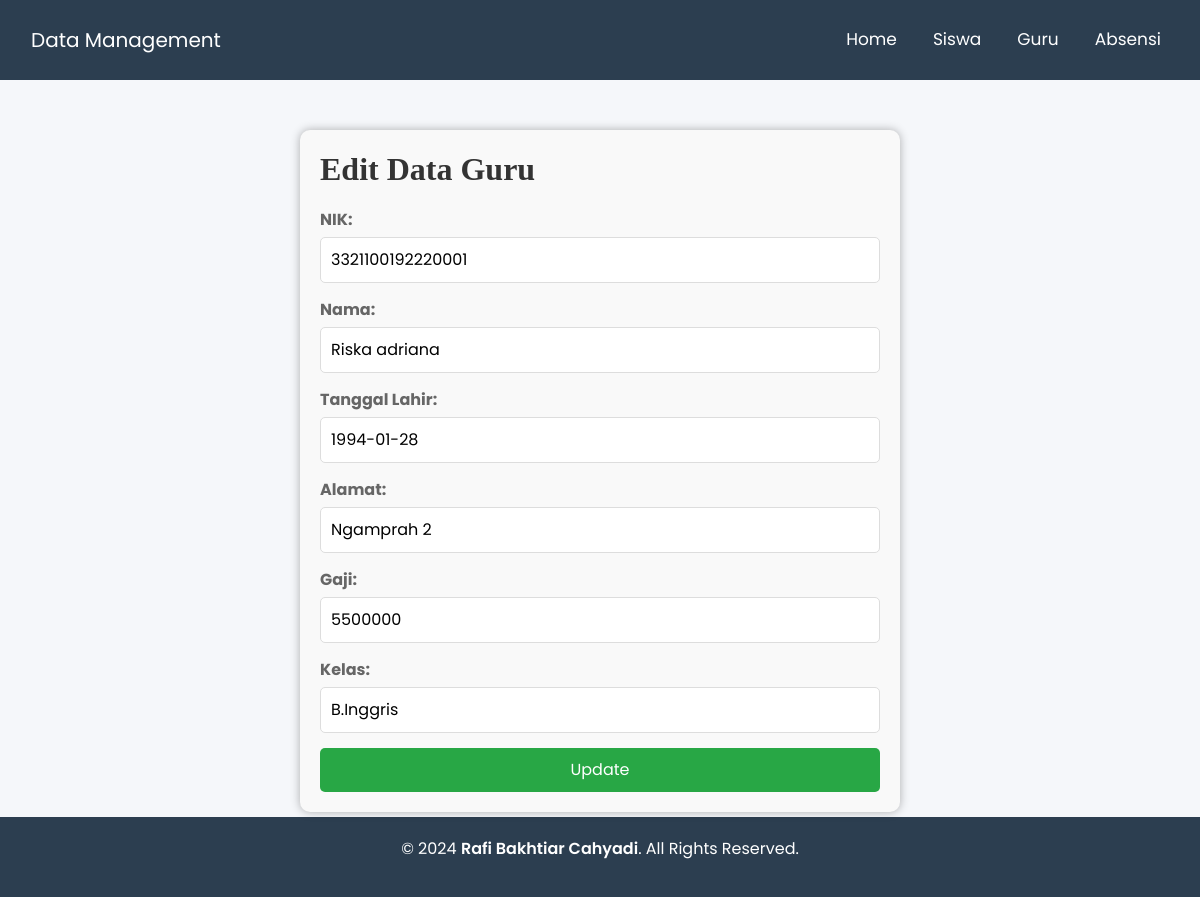
The page /editData2.php?kode=3321100192220001 on the database its author committed.
### tables this page shows
CREATE TABLE `guru` (
  `NIK` varchar(25) NOT NULL,
  `Nama` varchar(20) NOT NULL,
  `Tglahir` date NOT NULL,
  `Alamat` varchar(150) NOT NULL,
  `Gaji` varchar(15) NOT NULL,
  `Kelas` varchar(15) NOT NULL
);

### editData2.php (the view, shortened to what this page needs)
<?php
$koneksi = mysqli_connect("localhost", "root", "", "raficahyadi_presensi");
$NIK = isset($_GET['kode']) ? $_GET['kode'] : '';
if ($NIK) {
    $query = "SELECT * FROM guru WHERE NIK = '$NIK'";
    $result = mysqli_query($koneksi, $query);
    if ($result && mysqli_num_rows($result) > 0) {
        $row = mysqli_fetch_assoc($result);
        $Nama = $row['Nama'];
        $Tglahir = $row['Tglahir'];
        $Alamat = $row['Alamat'];
        $Gaji = $row['Gaji'];
        $Kelas = $row['Kelas'];
    } else {
        echo "Data tidak ditemukan.";
        exit;
    }
}
?>
<!DOCTYPE html>
<html lang="en">
<head>
  <link href="https://cdnjs.cloudflare.com/ajax/libs/bootstrap/5.3.0/css/bootstrap.min.css" rel="stylesheet">
  <link href="css/style.css" rel="stylesheet" />
</head>
<body>
<div class="wrapper">
    <nav class="navbar navbar-expand-lg">
      <div class="container-fluid">
        <a class="navbar-brand" href="#">Data Management</a>
        <div class="collapse navbar-collapse" id="navbarNav">
          <ul class="navbar-nav ms-auto">
            <li class="nav-item"><a class="nav-link active" href="home.php">Home</a></li>
            <li class="nav-item"><a class="nav-link" href="Siswa.php">Siswa</a></li>
            <li class="nav-item"><a class="nav-link" href="Guru.php">Guru</a></li>
            <li class="nav-item"><a class="nav-link" href="Absensi.php">Absensi</a></li>
          </ul>
        </div>
      </div>
    </nav>
    <div class="d-flex flex-column align-items-center justify-content-center" style="min-height: 400px">
        <div class="edit-form-container">
            <h2>Edit Data Guru</h2>
            <form action="editData2.php?kode=<?php echo $NIK; ?>" method="post">
                <label for="new_NIK">NIK:</label>
                <input type="text" id="new_NIK" name="new_NIK" value="<?php echo $NIK; ?>" readonly>
                <label for="Nama">Nama:</label>
                <input type="text" id="Nama" name="Nama" value="<?php echo $Nama; ?>">
                <label for="Kelas">Tanggal Lahir:</label>
                <input type="text" id="Tglahir" name="Tglahir" value="<?php echo $Tglahir; ?>">
                <label for="Alamat">Alamat:</label>
                <input type="text" id="Alamat" name="Alamat" value="<?php echo $Alamat; ?>">
                <label for="Gaji">Gaji:</label>
                <input type="text" id="Gaji" name="Gaji" value="<?php echo $Gaji; ?>">
                <label for="Kelas">Kelas:</label>
                <input type="text" id="Kelas" name="Kelas" value="<?php echo $Kelas; ?>">
                <input type="submit" name="submit" value="Update">
            </form>
        </div>
    </div>
</div>
    <footer class="footer">
      <p>&copy; 2024 <a href="#">Rafi Bakhtiar Cahyadi</a>. All Rights Reserved.</p>
    </footer>
</body>
</html>

### editData2.php (style rules this page uses)
body, html { font-family: 'Poppins', sans-serif; background-color: #f5f7fa; margin: 0; height: 100%; }
.navbar { background-color: #2c3e50; min-height: 10vh; }
.nav-link { font-size: 17px; margin-left: 20px; }
.navbar-brand, .nav-link { color: white !important; }
.wrapper { display: flex; flex-direction: column; min-height: 100vh; }
.footer { background-color: #2c3e50; color: white; padding: 20px 0; text-align: center; margin-top: -45px; }
footer a { color: #fff; text-decoration: none; font-weight: 600; }
.edit-form-container { background-color: #f9f9f9; padding: 20px; border-radius: 10px; box-shadow: 0px 0px 10px rgba(0, 0, 0, 0.3); max-width: 600px; margin: 50px auto; }
.edit-form-container h2 { color: #333; margin-bottom: 20px; }
.edit-form-container label { font-weight: bold; margin-bottom: 5px; }
.edit-form-container input[type="text"] { width: 100%; padding: 10px; margin-bottom: 15px; border: 1px solid #ddd; border-radius: 5px; }
.edit-form-container input[type="submit"] { background-color: #28a745; color: white; padding: 10px 20px; border: none; cursor: pointer; border-radius: 5px; width: 100%; }

### rows shown on the page
guru: Nama "Riska adriana", Tglahir "1994-01-28", Alamat "Ngamprah 2", Gaji "5500000", Kelas "B.Inggris"
